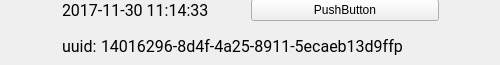
<?xml version="1.0" encoding="UTF-8"?>
<ui version="4.0">
 <class>Form</class>
 <widget class="QWidget" name="Form">
  <property name="geometry">
   <rect>
    <x>0</x>
    <y>0</y>
    <width>500</width>
    <height>65</height>
   </rect>
  </property>
  <property name="sizePolicy">
   <sizepolicy hsizetype="MinimumExpanding" vsizetype="Fixed">
    <horstretch>0</horstretch>
    <verstretch>0</verstretch>
   </sizepolicy>
  </property>
  <property name="minimumSize">
   <size>
    <width>472</width>
    <height>65</height>
   </size>
  </property>
  <property name="maximumSize">
   <size>
    <width>16777215</width>
    <height>65</height>
   </size>
  </property>
  <property name="windowTitle">
   <string>Form</string>
  </property>
  <property name="autoFillBackground">
   <bool>false</bool>
  </property>
  <property name="locale">
   <locale language="English" country="UnitedKingdom"/>
  </property>
  <widget class="QWidget" name="gridLayoutWidget">
   <property name="geometry">
    <rect>
     <x>0</x>
     <y>-2</y>
     <width>501</width>
     <height>71</height>
    </rect>
   </property>
   <layout class="QGridLayout" name="gridLayout">
    <property name="spacing">
     <number>0</number>
    </property>
    <item row="0" column="1">
     <spacer name="horizontalSpacer_2">
      <property name="orientation">
       <enum>Qt::Horizontal</enum>
      </property>
      <property name="sizeHint" stdset="0">
       <size>
        <width>40</width>
        <height>20</height>
       </size>
      </property>
     </spacer>
    </item>
    <item row="0" column="3">
     <spacer name="horizontalSpacer">
      <property name="orientation">
       <enum>Qt::Horizontal</enum>
      </property>
      <property name="sizeHint" stdset="0">
       <size>
        <width>40</width>
        <height>20</height>
       </size>
      </property>
     </spacer>
    </item>
    <item row="0" column="0">
     <widget class="QLabel" name="downlink_icon">
      <property name="sizePolicy">
       <sizepolicy hsizetype="Fixed" vsizetype="Fixed">
        <horstretch>0</horstretch>
        <verstretch>0</verstretch>
       </sizepolicy>
      </property>
      <property name="minimumSize">
       <size>
        <width>25</width>
        <height>25</height>
       </size>
      </property>
      <property name="maximumSize">
       <size>
        <width>25</width>
        <height>25</height>
       </size>
      </property>
      <property name="toolTip">
       <string>Downlink</string>
      </property>
      <property name="text">
       <string/>
      </property>
      <property name="pixmap">
       <pixmap resource="img_pix.qrc">:/downlink-green/img/downlink-color-green.png</pixmap>
      </property>
      <property name="scaledContents">
       <bool>true</bool>
      </property>
      <property name="wordWrap">
       <bool>false</bool>
      </property>
     </widget>
    </item>
    <item row="0" column="4">
     <widget class="QLabel" name="upload_status_icon">
      <property name="sizePolicy">
       <sizepolicy hsizetype="Fixed" vsizetype="Fixed">
        <horstretch>0</horstretch>
        <verstretch>0</verstretch>
       </sizepolicy>
      </property>
      <property name="minimumSize">
       <size>
        <width>25</width>
        <height>25</height>
       </size>
      </property>
      <property name="maximumSize">
       <size>
        <width>25</width>
        <height>25</height>
       </size>
      </property>
      <property name="toolTip">
       <string>Frame successfully sent to server, thanks!</string>
      </property>
      <property name="text">
       <string/>
      </property>
      <property name="pixmap">
       <pixmap resource="img_pix.qrc">:/cloud-online/img/cloud-online.svg</pixmap>
      </property>
      <property name="scaledContents">
       <bool>true</bool>
      </property>
     </widget>
    </item>
    <item row="0" column="2">
     <layout class="QGridLayout" name="gridLayout_3">
      <property name="spacing">
       <number>0</number>
      </property>
      <item row="1" column="0">
       <layout class="QGridLayout" name="gridLayout_5">
        <property name="horizontalSpacing">
         <number>0</number>
        </property>
        <item row="0" column="2">
         <spacer name="horizontalSpacer_3">
          <property name="orientation">
           <enum>Qt::Horizontal</enum>
          </property>
          <property name="sizeHint" stdset="0">
           <size>
            <width>40</width>
            <height>20</height>
           </size>
          </property>
         </spacer>
        </item>
        <item row="0" column="1">
         <widget class="QLabel" name="label_uuid_value">
          <property name="minimumSize">
           <size>
            <width>0</width>
            <height>25</height>
           </size>
          </property>
          <property name="font">
           <font>
            <family>Roboto</family>
            <pointsize>12</pointsize>
            <weight>50</weight>
            <bold>false</bold>
           </font>
          </property>
          <property name="toolTip">
           <string>Click to see the frame content</string>
          </property>
          <property name="text">
           <string>14016296-8d4f-4a25-8911-5ecaeb13d9ffp</string>
          </property>
          <property name="scaledContents">
           <bool>false</bool>
          </property>
          <property name="wordWrap">
           <bool>false</bool>
          </property>
          <property name="openExternalLinks">
           <bool>true</bool>
          </property>
         </widget>
        </item>
        <item row="0" column="0">
         <widget class="QLabel" name="label_uuid_text">
          <property name="font">
           <font>
            <family>Roboto</family>
            <pointsize>12</pointsize>
            <weight>50</weight>
            <bold>false</bold>
           </font>
          </property>
          <property name="text">
           <string>uuid: </string>
          </property>
         </widget>
        </item>
       </layout>
      </item>
      <item row="0" column="0">
       <layout class="QGridLayout" name="gridLayout_4">
        <property name="spacing">
         <number>0</number>
        </property>
        <item row="0" column="0">
         <widget class="QLabel" name="label_timestamp">
          <property name="sizePolicy">
           <sizepolicy hsizetype="Preferred" vsizetype="Preferred">
            <horstretch>0</horstretch>
            <verstretch>20</verstretch>
           </sizepolicy>
          </property>
          <property name="minimumSize">
           <size>
            <width>0</width>
            <height>25</height>
           </size>
          </property>
          <property name="font">
           <font>
            <family>Roboto</family>
            <pointsize>12</pointsize>
            <weight>50</weight>
            <bold>false</bold>
           </font>
          </property>
          <property name="toolTip">
           <string>Timestamp</string>
          </property>
          <property name="text">
           <string>2017-11-30 11:14:33</string>
          </property>
         </widget>
        </item>
        <item row="0" column="1">
         <widget class="QPushButton" name="label_frame_type">
          <property name="minimumSize">
           <size>
            <width>0</width>
            <height>20</height>
           </size>
          </property>
          <property name="autoFillBackground">
           <bool>false</bool>
          </property>
          <property name="text">
           <string>PushButton</string>
          </property>
         </widget>
        </item>
       </layout>
      </item>
     </layout>
    </item>
   </layout>
  </widget>
 </widget>
 <resources>
  <include location="img_pix.qrc"/>
 </resources>
 <connections/>
</ui>
